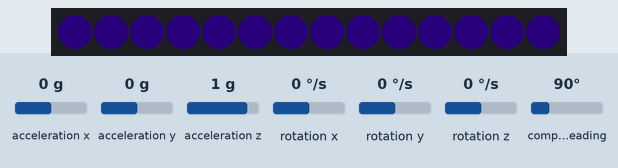
A sketch run on a simulated Arduino Uno, built with avr-gcc and run on an emulated ATmega328P. On the bench: 14 RGB LEDs in strip order, left to right. The test bench sets the inputs (shaded band); at power-on: compass heading 90°, acceleration x 0 g, acceleration y 0 g, acceleration z 1 g, rotation x 0 °/s, rotation y 0 °/s, rotation z 0 °/s. Dim RGB values are drawn brighter than linear; colours are those a GRB WS2812 strip shows for the declared byte order; what the sketch prints to the serial monitor is not drawn.

Above: at 1.2 s.
1.3 s: compass heading set to 7°
At 2.0 s:
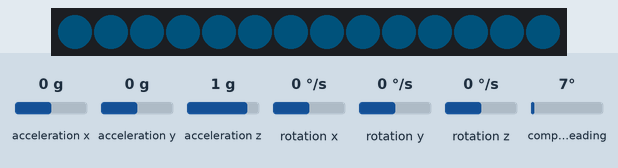
2.8 s: compass heading set to 269°
At 3.4 s:
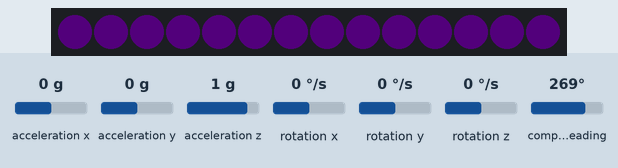
4.3 s: compass heading set to 352°
At 4.7 s:
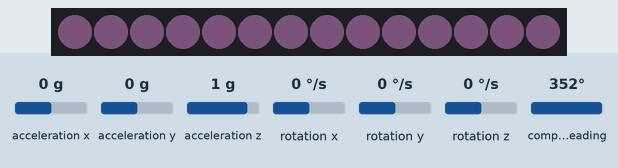
5.8 s: acceleration x set to -1.4 g
7.3 s: acceleration y set to -1.4 g
8.8 s: acceleration z set to -1.4 g
Timing chart, 0 to 11.3 s (numbered marks = the images above; inputs shaded):
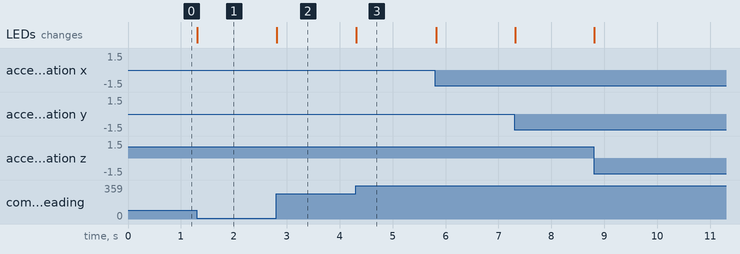

Measured:
- after the input at 1.3 s, the LEDs: change at once (image 1)
- after the input at 2.8 s, the LEDs: change at once (image 2)
- after the input at 4.3 s, the LEDs: change at once (image 3)

The sketch:

Workshop_IMU_LED.ino
```cpp
// (licence header left out)
#include "MPU9250.h"
#include <FastLED.h>

// How many leds in your strip?
#define NUM_LEDS 14

// For led chips like Neopixels, which have a data line, ground, and power, you just
// need to define DATA_PIN.  For led chipsets that are SPI based (four wires - data, clock,
// ground, and power), like the LPD8806 define both DATA_PIN and CLOCK_PIN
#define DATA_PIN 5
#define CLOCK_PIN 13

// Define the array of leds
CRGB leds[NUM_LEDS];

// an MPU9250 object with the MPU-9250 sensor on I2C bus 0 with address 0x68
MPU9250 IMU(Wire,0x68);
int status;

void setup() {

  // add LED strip
  FastLED.addLeds<WS2812, DATA_PIN, RGB>(leds, NUM_LEDS);

  // serial to display data
  Serial.begin(115200);
  while(!Serial) {}

  // start communication with IMU
  status = IMU.begin();
  if (status < 0) {
    Serial.println("IMU initialization unsuccessful");
    Serial.println("Check IMU wiring or try cycling power");
    Serial.print("Status: ");
    Serial.println(status);
    while(1) {}
  }

}

void loop() {
  // read the sensor
  IMU.readSensor();
  // display the data
//  Serial.print(IMU.getAccelX_mss(),6);
//  Serial.print("\t");
//  Serial.print(IMU.getAccelY_mss(),6);
//  Serial.print("\t");
//  Serial.print(IMU.getAccelZ_mss(),6);
//  Serial.print("\t");
//  Serial.print(IMU.getGyroX_rads(),6);
//  Serial.print("\t");
//  Serial.print(IMU.getGyroY_rads(),6);
//  Serial.print("\t");
//  Serial.print(IMU.getGyroZ_rads(),6);
//  Serial.print("\t");

  int accx = abs(IMU.getAccelX_mss());
  int accy = abs(IMU.getAccelY_mss());
  int accz = abs(IMU.getAccelZ_mss());

  int accTot = accx+ accy + accz -10;
  if (accTot < 5) {
    accTot = 1;
  };

  Serial.print(accTot);
  Serial.print("\t");

  int magx = IMU.getMagX_uT();
  int magy = IMU.getMagY_uT();
  int magz = IMU.getMagZ_uT();

//  Serial.print(magx);
//  Serial.print("\t");
//  Serial.print(magy);
//  Serial.print("\t");
//  Serial.print(magz);
//  Serial.print("\t");
    Serial.println();
  for( int i = 0; i < NUM_LEDS; i++) {
    leds[i] = CRGB(magx*10,magy*9,magz*9);
    //leds[i] = CRGB(255,255,0);
  }
  int BRIGHTNESS = 128;
  FastLED.setBrightness(  accTot*3 );
  FastLED.show();

  delay(10);
}
```
